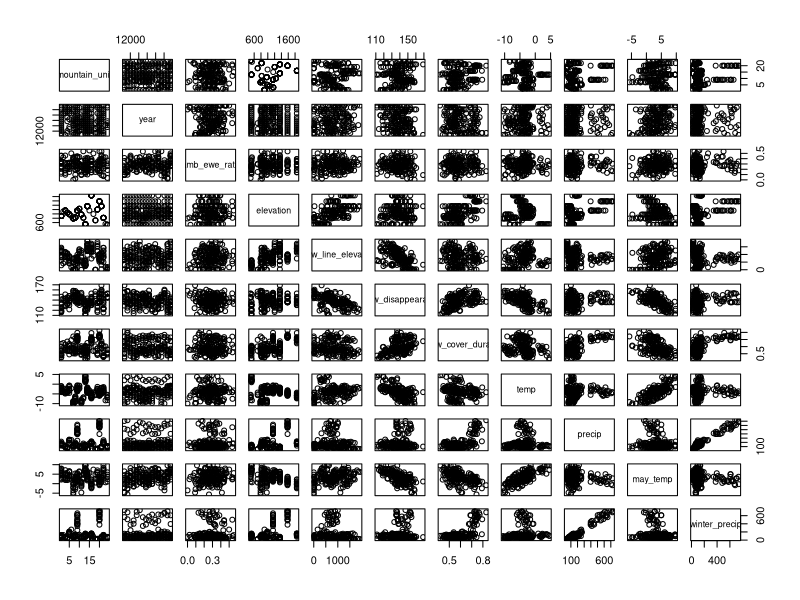
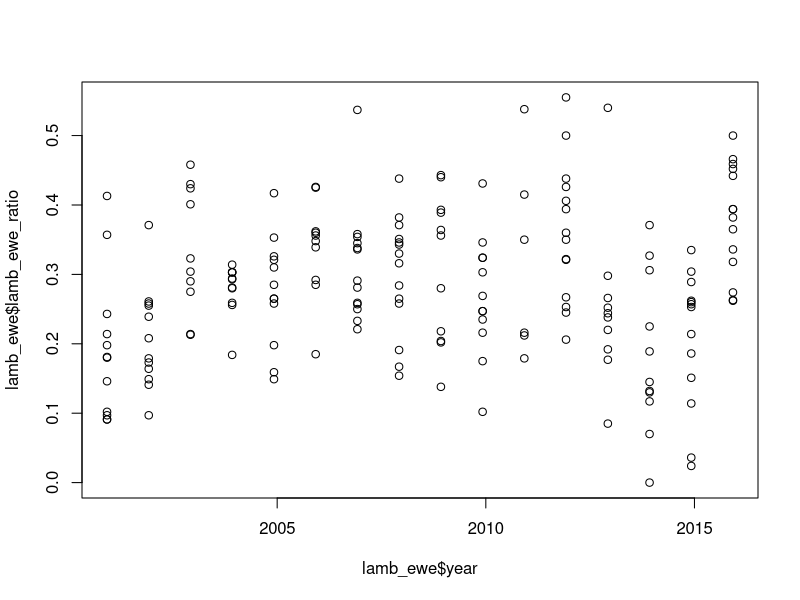
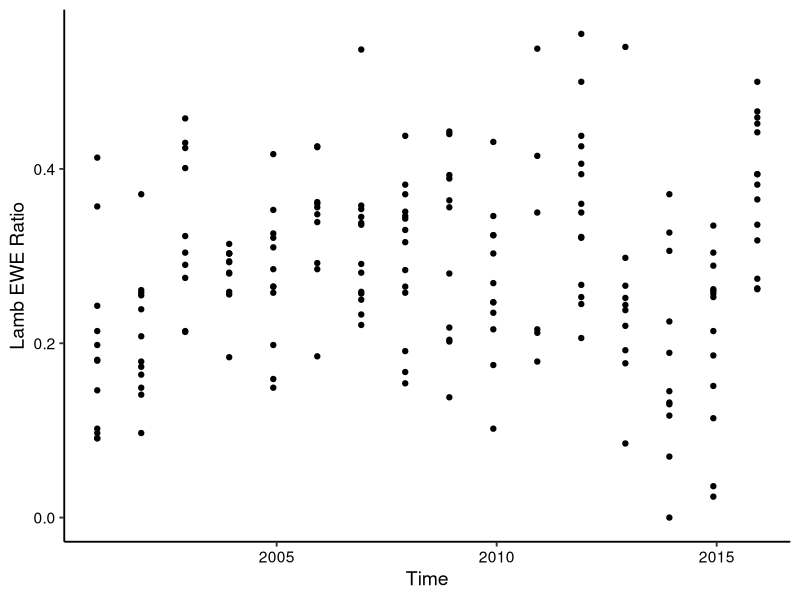
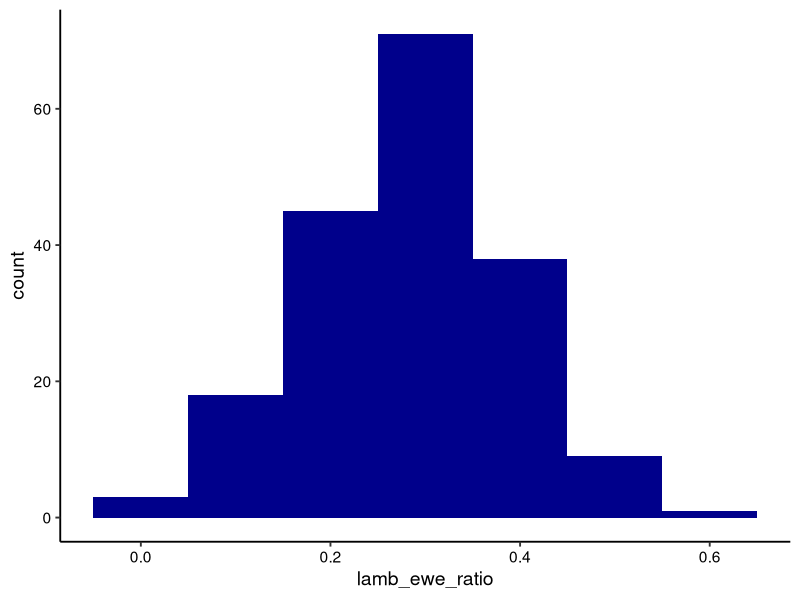

Write R code to recreate these figures, in order. (Note: this script raises an error after producing the figures.)
## ---- chunk 1
# Set your working directory
#getwd()

# Load your packages
require(lubridate)
require(tidyverse)
require(ggplot2)
require(dplyr)
require(psych)
require(kableExtra)
options(knitr.table.format = "html")
# Set your ggplot theme
mytheme <- theme_classic(base_size = 14) +
  theme(axis.text = element_text(color = "black"),
        legend.position = "top")
theme_set(mytheme)

# Load your datasets
lamb_ewe <- read.csv("../Data/Processed/lamb_ewe_wrangle.csv")

#Change year to date class
lamb_ewe$year <- as.Date(as.character(lamb_ewe$year), format = "%Y")
## ---- chunk 2
#Explore the data

#Dimensions of the dataset
print(dim(lamb_ewe))

#Column names
colnames(lamb_ewe)

#Data summary
summary(lamb_ewe)

describe(lamb_ewe, fast = TRUE)

kableExtra::kbl(lamb_ewe)
## ---- chunk 3
#Plot scatterplot matrix 
plot(lamb_ewe)

#Check for normality
shapiro.test(lamb_ewe$lamb_ewe_ratio)
## ---- chunk 4
plot(y=lamb_ewe$lamb_ewe_ratio, x=lamb_ewe$year)

explorelambewe<-ggplot(lamb_ewe, aes(x = year, y = lamb_ewe_ratio)) +
  geom_point() +
  labs(x="Time", y = "Lamb EWE Ratio")

plot(explorelambewe)
## ---- chunk 5
ggplot(data = lamb_ewe) +
  geom_histogram(mapping = aes(x = lamb_ewe_ratio), binwidth = 0.1, fill="darkblue")
## ---- chunk 6
#Create preliminary GLM 
lamb_lm <- lm(data = lamb_ewe_wrangle, lamb_ewe_ratio ~ year + elevation + snow_line_elevation + 
              snow_disappearance + snow_cover_duration + temp + precip + may_temp + winter_precip)

#Summarize model 
summary(lamb_lm)

#Choose best model by AIC in a Stepwise Algorithm
step(lamb_lm)

#Best model selected based off previous step 
new_lamb_lm<-lm(formula = lamb_ewe_ratio ~ snow_cover_duration + temp + may_temp, 
    data = lamb_ewe_wrangle)

#Summarize model 
summary(new_lamb_lm)
## ---- chunk 7
#Plot relationship between lamb ewe ratio and snow cover duration
lamb_snowcoverduration<-ggplot(lamb_ewe, aes(x = snow_cover_duration, y = lamb_ewe_ratio)) +
  geom_point() +
  geom_smooth(method=lm, se=FALSE) +
  labs(x="Snow Cover Duration", y = "Lamb EWE Ratio")
plot(lamb_snowcoverduration)
## ---- chunk 8
#Plot relationship between lamb ewe ratio and temperature
lamb_temp<-ggplot(lamb_ewe, aes(x = temp, y = lamb_ewe_ratio)) +
  geom_point() +
  geom_smooth(method=lm, se=FALSE, col="red") +
  labs(x="Temperature (Cº)", y = "Lamb EWE Ratio")
plot(lamb_temp)
## ---- chunk 9
#Plot relationship between lamb ewe ratio and may temperature
lamb_maytemp<-ggplot(lamb_ewe, aes(x = may_temp, y = lamb_ewe_ratio)) +
  geom_point() +
  geom_smooth(method=lm, se=FALSE, col="green") +
  labs(x="May Temperature (Cº)", y = "Lamb EWE Ratio")
plot(lamb_maytemp)
## ---- chunk 10
#Diagnostic Plots 
par(mfrow = c(2, 2))
plot(new_lamb_lm)
